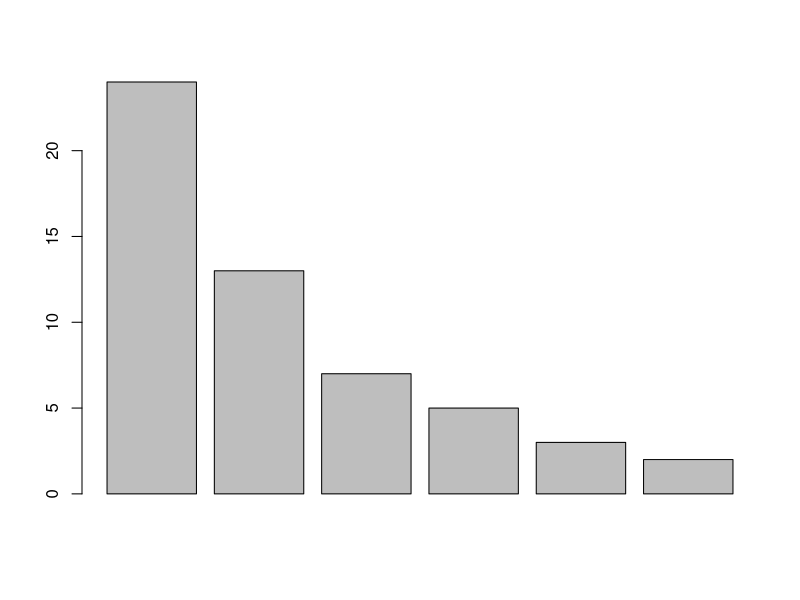
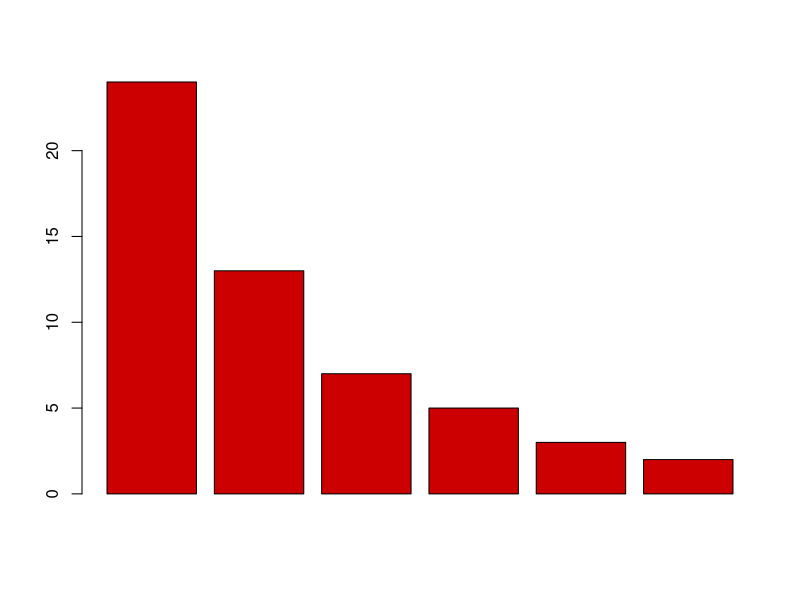
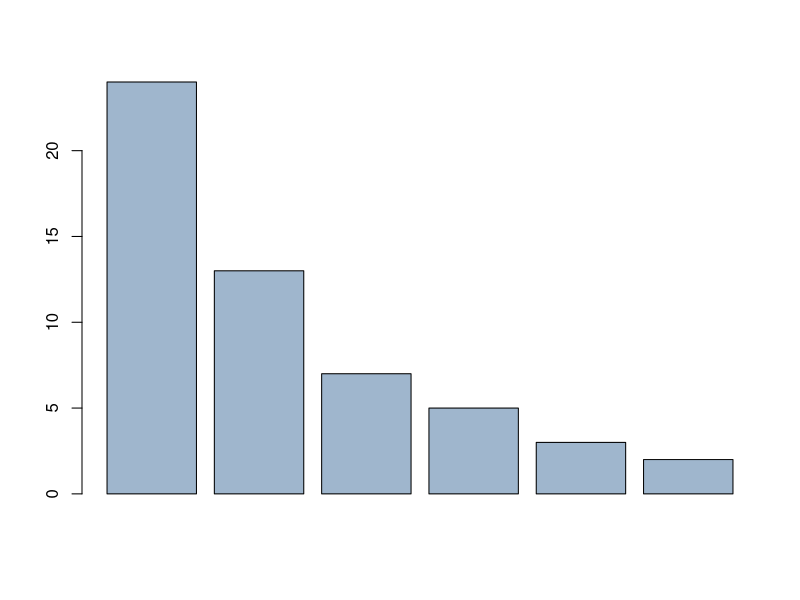
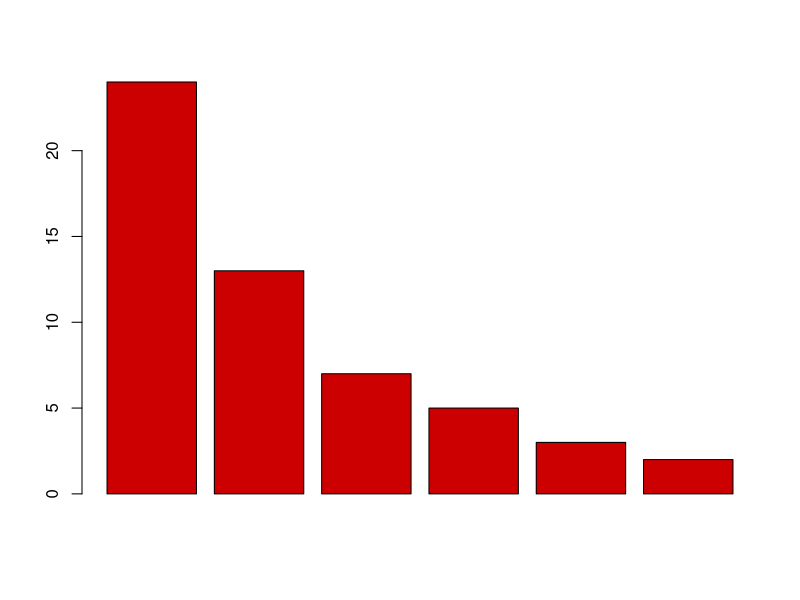
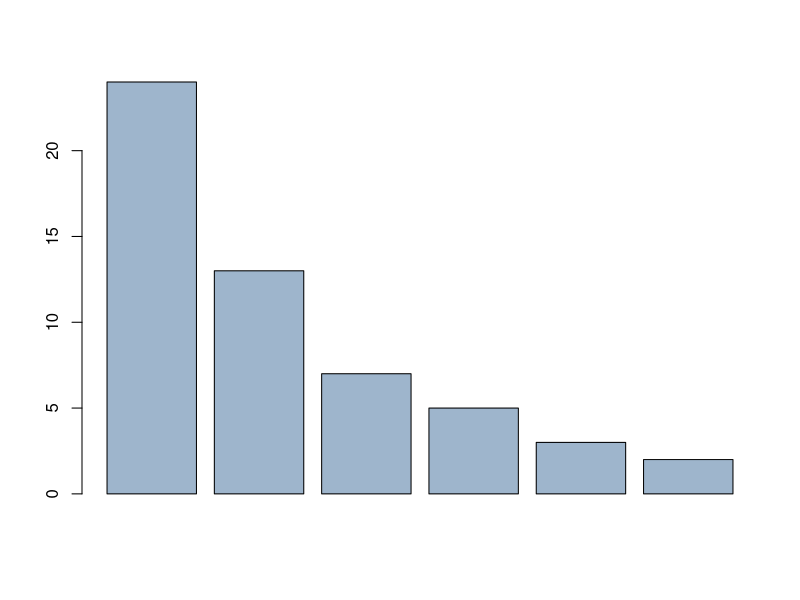
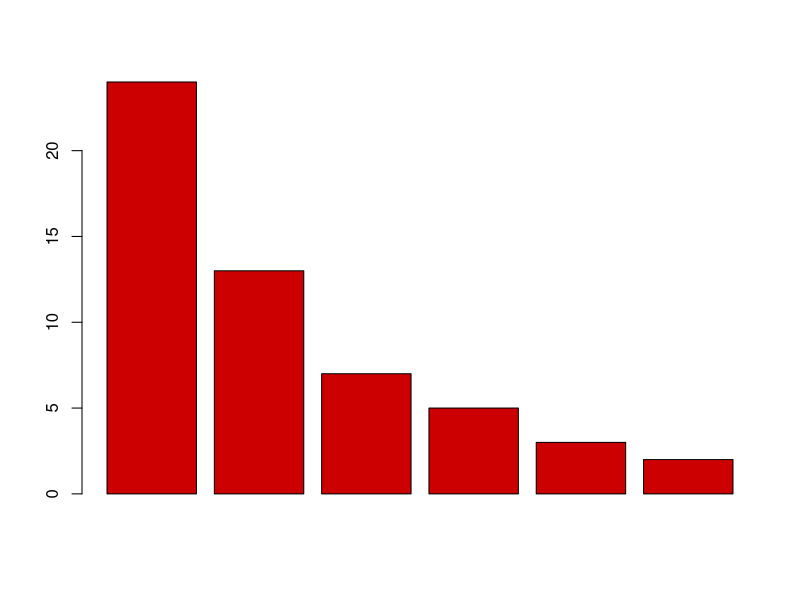
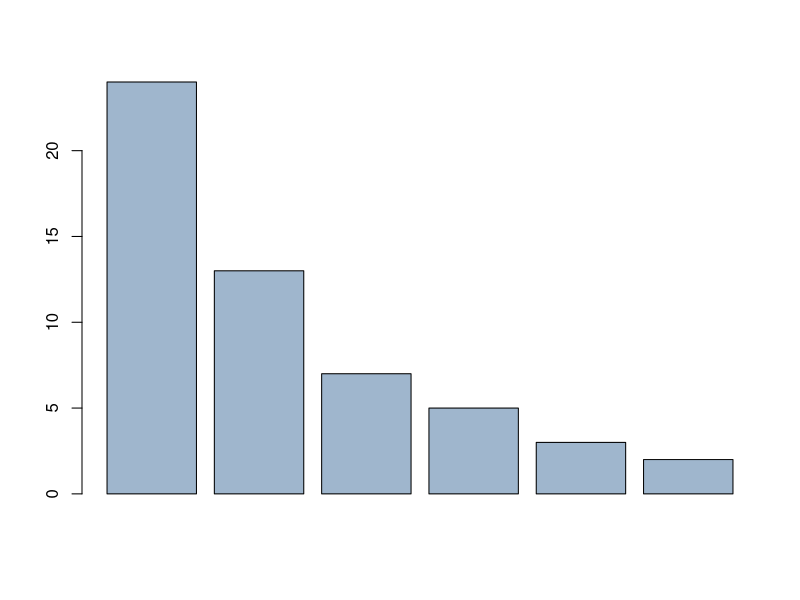
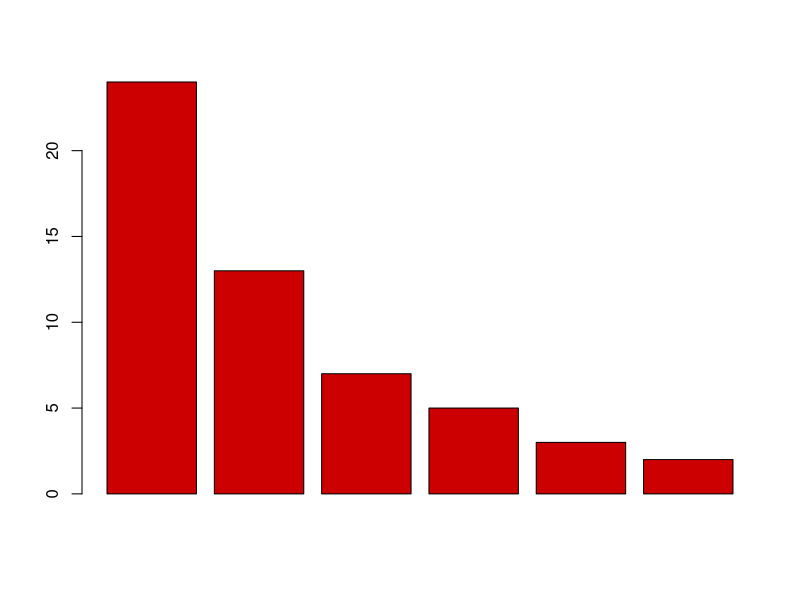

Reproduce these figures in R, in order.
# File:     03_01_Colors.R
# Project:  LearningR

# LOAD DATA ################################################

x = c(24, 13, 7, 5, 3, 2)  # Sample data
barplot(x)                 # Default barplot

# COLORS IN R ##############################################

# Color names R has 657 color names for 502 unique colors,
# arranged alphabetically except for white, which is first
?colors
colors()  # Get list of color names

# Web page with R colors swatches, color names, hex codes,
# RBG codes (in 0-255 and 0.00-1.00), and R index numbers;
# Browsable table on the page or in Google Sheets;
# downloadable as XLSX or PDF
browseURL("https://datalab.cc/rcolors")

# USE COLORS ###############################################

# Color names
barplot(x, col = "red3")  # red3
barplot(x, col = "slategray3")  # slategray3

# RGB triplets (0.00-1.00)
barplot(x, col = rgb(.8, 0, 0))      # red3
barplot(x, col = rgb(.62, .71, .80))  # slategray3

# RGB triplets (0-255)
barplot(x, col = rgb(205, 0, 0, max = 255))     # red3
barplot(x, col = rgb(159, 182, 205, max = 255)) # slategray3

# RGB hexcodes
barplot(x, col = "#CD0000")  # red3
barplot(x, col = "#9FB6CD")  # slategray3

# Index numbers
barplot(x, col = colors() [555])  # red3
barplot(x, col = colors() [602])  # slategray3

# MULTIPLE COLORS ##########################################

# Can specify several colors in a vector, which will cycle
barplot(x, col = c("red3", "slategray3"))
barplot(x, col = c("#9FB6CD", "#CD0000"))

# USING COLOR PALETTES #####################################

?palette  # Info on palettes
palette() # See current palette

barplot(x, col = 1:6)                # Use current palette
barplot(x, col = rainbow(6))         # Rainbow colors
barplot(x, col = heat.colors(6))     # Yellow through red
barplot(x, col = terrain.colors(6))  # Gray through green
barplot(x, col = topo.colors(6))     # Purple through tan
barplot(x, col = cm.colors(6))       # Pinks and blues

# CLEAN UP #################################################

# Clear R 
#   Restart R to clear objects from the environment, clear
#   plots, unload external packages, reset options, relative
#   paths, dependencies, etc. Use the RStudio menu Session > 
#   Restart R, or use Ctrl+Shift+F10 (for Windows and Linux)
#   or Command+Shift+0 (for MacOS).

# Clear console
cat("\014")  # Mimics ctrl+L

# Clear mind :)
